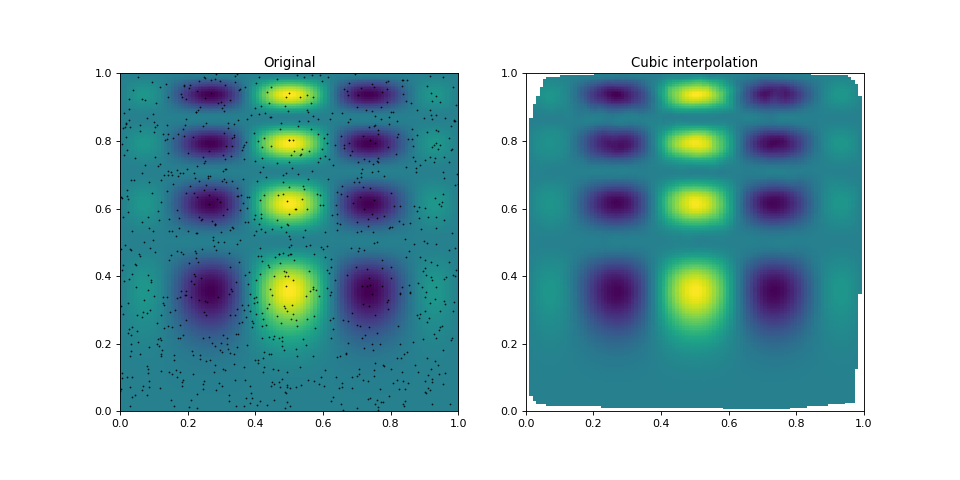

Write the Python code that produced this figure.
import numpy as np
import matplotlib.pyplot as plt
from scipy.interpolate import griddata


def func(x, y):
    return x*(1-x)*np.cos(4*np.pi*x) * np.sin(4*np.pi*y**2)**2

grid_x, grid_y = np.mgrid[0:1:100j, 0:1:200j]

# generate some data
points = np.random.rand(1000, 2)
values = func(points[:,0], points[:,1])

gridded = griddata(points, values, (grid_x, grid_y), method='cubic')

fig, (ax1, ax2) = plt.subplots(1, 2, figsize=(12, 6))
ax1.imshow(func(grid_x, grid_y).T, extent=(0,1,0,1), origin='lower')
ax1.plot(points[:,0], points[:,1], 'k.', ms=1)
ax1.set_title('Original')
ax2.imshow(gridded.T, extent=(0,1,0,1), origin='lower')
ax2.set_title('Cubic interpolation')
plt.show()
